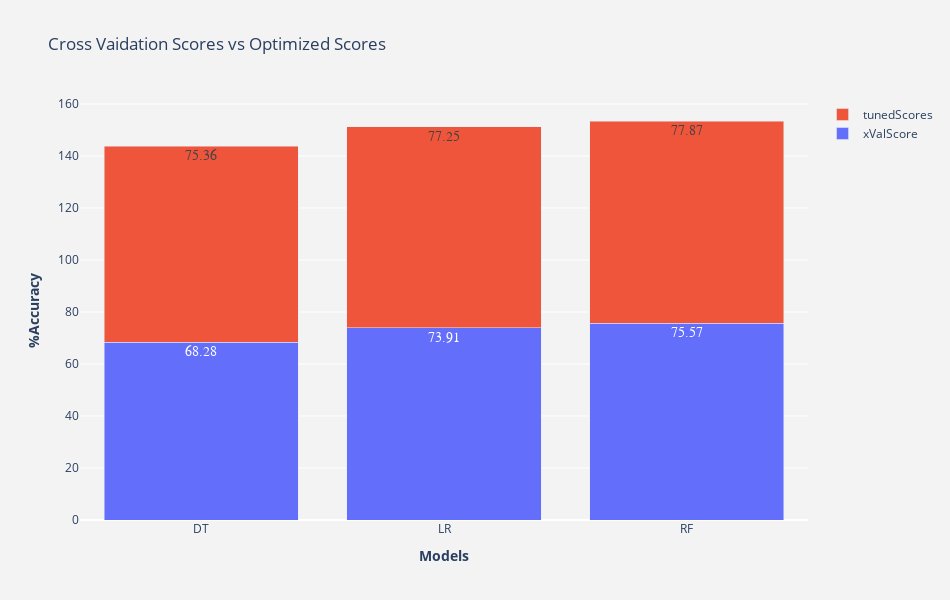

Here is the notebook cell this chart was saved with:
### Markdown cell above
## Model Selection

### Code cell
"""Create a function that compares cross validation scores with tunned scores for different models by
plotting them."""
def compareModelsAccuracy():
    """Returns a stack bar chart of tuned and x validation scores of models."""
    
    # Sort by index and converting to series object to plot.
    xValScore = xValScoresSorted[~xValScoresSorted.index.isin(["XGBC","GNB"])].sort_index().T.squeeze()
    tunedScore = bestScoreAndHyperparametersSorted.iloc[:,0].sort_index().T.squeeze()
    
    # Create two subplots of stack bar chart
    fig=make_subplots(
        rows=1, 
        cols=1,
        vertical_spacing=0.3,
        print_grid=False) # This suppresses "This is the format of your plot grid:" text from popping out.

    # Add trace for stack bar
    fig.add_trace(go.Bar(x=xValScore.index,
                             y=xValScore,
                             text=xValScore,
                             hoverinfo="x+y",
                             textposition="auto",
                             name="xValScore",
                             textfont=dict(family="sans serif",size=14),
                             ),
                     row=1,
                     col=1
                     )

    # Add another trace for stack bar
    fig.add_trace(go.Bar(x=tunedScore.index,
                             y=tunedScore,
                             text=tunedScore,
                             hoverinfo="x+y",
                             textposition="auto",
                             name="tunedScores",
                             textfont=dict(family="sans serif",size=14),
                             ),
                     row=1,
                     col=1
                     )
        
    # Update the layout. Add title, dimension, and background color
    fig.layout.update(
        height=600, 
        width=950,
        hovermode="closest",
        barmode = "stack",
        title_text = "Cross Vaidation Scores vs Optimized Scores",
        paper_bgcolor="rgb(243, 243, 243)",
        plot_bgcolor="rgb(243, 243, 243)"
        )

    # Set y-axis titles in bold
    fig.layout.yaxis1.update(title="<b>%Accuracy</b>")
    
    # Set x-axis title in bold
    fig.layout.xaxis1.update(title="<b>Models</b>")
    return fig.show()

"""Call the function to plot the scores."""
compareModelsAccuracy()

### Figure 1 — Plotly figure (JSON) as saved in the notebook; plotly's stock layout.template omitted (floating-point values rounded to 4 significant figures)
{"data": [{"hoverinfo": "x+y", "name": "xValScore", "text": [68.28, 73.91, 75.57], "textfont": {"family": "sans serif", "size": 14}, "textposition": "auto", "type": "bar", "x": ["DT", "LR", "RF"], "xaxis": "x", "y": [68.28, 73.91, 75.57], "yaxis": "y"}, {"hoverinfo": "x+y", "name": "tunedScores", "text": [75.36, 77.25, 77.87], "textfont": {"family": "sans serif", "size": 14}, "textposition": "auto", "type": "bar", "x": ["DT", "LR", "RF"], "xaxis": "x", "y": [75.36, 77.25, 77.87], "yaxis": "y"}], "layout": {"barmode": "stack", "height": 600, "hovermode": "closest", "paper_bgcolor": "rgb(243, 243, 243)", "plot_bgcolor": "rgb(243, 243, 243)", "title": {"text": "Cross Vaidation Scores vs Optimized Scores"}, "width": 950, "xaxis": {"anchor": "y", "domain": [0, 1], "title": {"text": "<b>Models</b>"}}, "yaxis": {"anchor": "x", "domain": [0, 1], "title": {"text": "<b>%Accuracy</b>"}}}}
